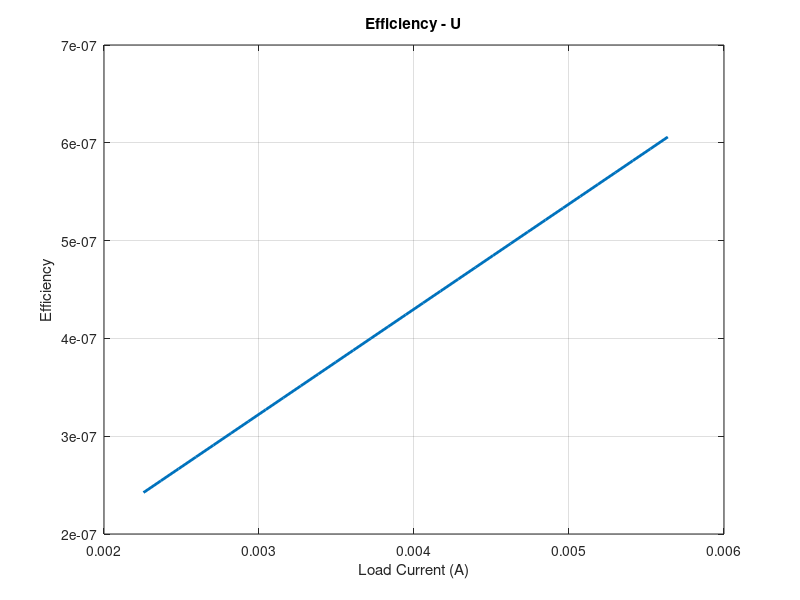
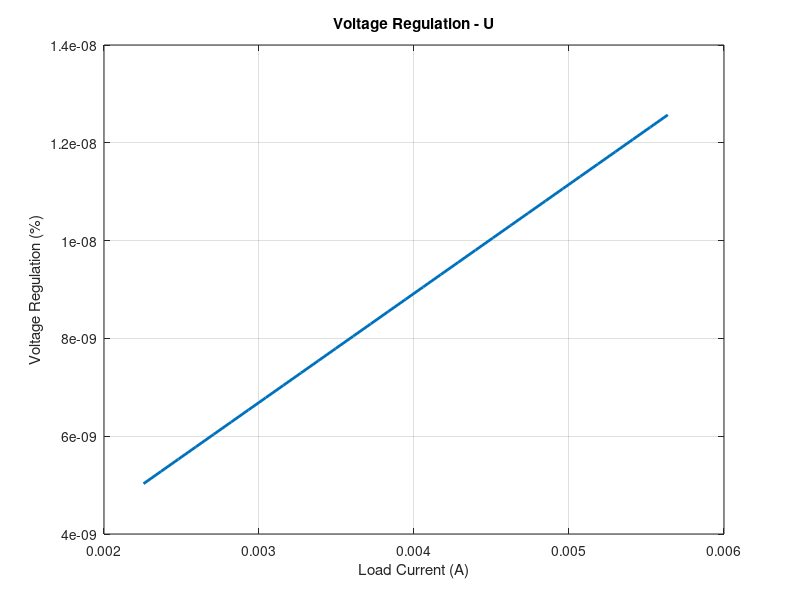
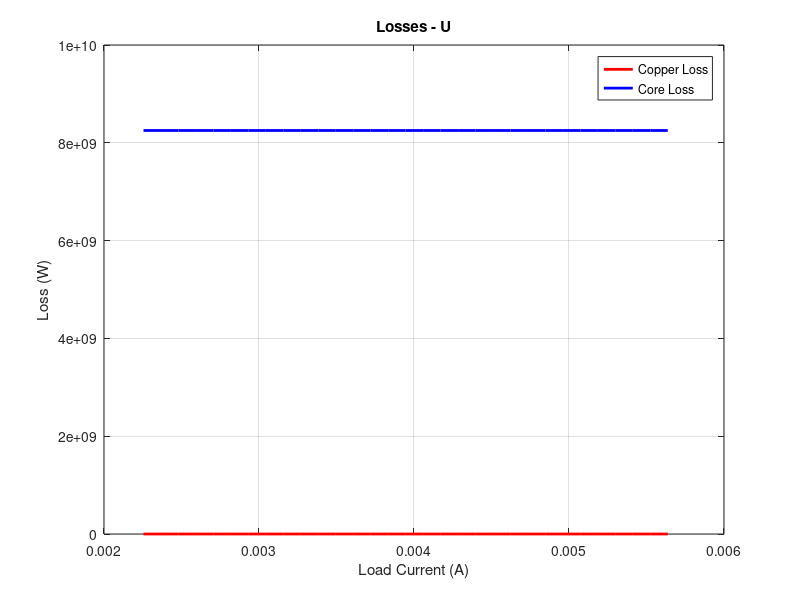
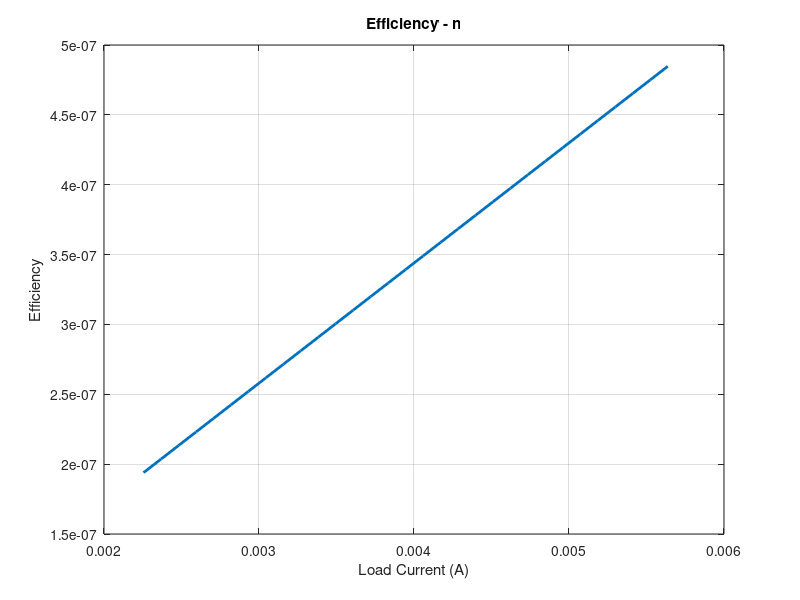

MATLAB code to generate these figures, in order:
clc;
clear;
close all;

%% -----------------------------
% OPEN CIRCUIT TEST
%% -----------------------------

Voc = 221677;
Ioc = 74448;
Poc = (Voc * Ioc)/2;

%% -----------------------------
% SHORT CIRCUIT TEST
%% -----------------------------

Vsc = (72781 + 76115)/5;
Isc = 72781 + 76115*3;
Psc = (Vsc * Isc)/5;

%% -----------------------------
% EQUIVALENT CIRCUIT (PRIMARY)
%% -----------------------------

Rc = Voc^2 / Poc;
Iw = Poc / Voc;
Im = sqrt(Ioc^2 - Iw^2);
Xm = Voc / Im;

Zeq = Vsc / Isc;
Req = Psc / Isc^2;
Xeq = sqrt(Zeq^2 - Req^2);

disp('PRIMARY REFERRED PARAMETERS')
fprintf('Rc = %.6f Ohm\n',Rc);
fprintf('Xm = %.6f Ohm\n',Xm);
fprintf('Req = %.6f Ohm\n',Req);
fprintf('Xeq = %.6f Ohm\n',Xeq);

%% -----------------------------
% SECONDARY REFERRED
%% -----------------------------

V1 = Voc + 60;
V2 = V1 * 4;
a = V1 / V2;

Rc2 = Rc / a^2;
Xm2 = Xm / a^2;
Req2 = Req / a^2;
Xeq2 = Xeq / a^2;

disp('SECONDARY REFERRED PARAMETERS')
fprintf('Rc2 = %.6f Ohm\n',Rc2);
fprintf('Xm2 = %.6f Ohm\n',Xm2);
fprintf('Req2 = %.6f Ohm\n',Req2);
fprintf('Xeq2 = %.6f Ohm\n',Xeq2);

%% -----------------------------
% LOAD STUDY
%% -----------------------------

S = 2000:100:5000;
pf = [1 0.8 0.8];
phi = [0 acos(0.8) -acos(0.8)];
labels = ["Unity","Lagging","Leading"];

Pcore = Poc;

for k = 1:3
    
    for i = 1:length(S)
        
        I2(i) = S(i)/V2;
        Pout(i) = S(i)*pf(k);
        Pcu(i) = I2(i)^2 * Req;
        
        eta(i) = Pout(i)/(Pout(i)+Pcore+Pcu(i));
        
        VR(i) = (I2(i)*Req*cos(phi(k)) + ...
                 I2(i)*Xeq*sin(phi(k))) / V2 * 100;
    end
    
    % Efficiency
    figure
    plot(I2,eta,'LineWidth',2)
    grid on
    xlabel('Load Current (A)')
    ylabel('Efficiency')
    title(['Efficiency - ',char(labels(k))])
    savefig(['Efficiency_',char(labels(k)),'.fig'])
    
    % Voltage Regulation
    figure
    plot(I2,VR,'LineWidth',2)
    grid on
    xlabel('Load Current (A)')
    ylabel('Voltage Regulation (%)')
    title(['Voltage Regulation - ',char(labels(k))])
    savefig(['VoltageReg_',char(labels(k)),'.fig'])
    
    % Losses
    figure
    plot(I2,Pcu,'r','LineWidth',2)
    hold on
    plot(I2,ones(size(I2))*Pcore,'b','LineWidth',2)
    grid on
    legend('Copper Loss','Core Loss')
    xlabel('Load Current (A)')
    ylabel('Loss (W)')
    title(['Losses - ',char(labels(k))])
    savefig(['Losses_',char(labels(k)),'.fig'])
end
